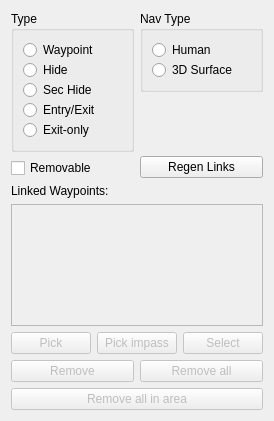
<?xml version="1.0" encoding="UTF-8"?>
<ui version="4.0">
 <class>AIPointPanel</class>
 <widget class="QWidget" name="AIPointPanel">
  <property name="geometry">
   <rect>
    <x>0</x>
    <y>0</y>
    <width>272</width>
    <height>421</height>
   </rect>
  </property>
  <layout class="QVBoxLayout" name="verticalLayout_5">
   <item>
    <layout class="QHBoxLayout" name="horizontalLayout_3">
     <item>
      <layout class="QVBoxLayout" name="verticalLayout_3">
       <item>
        <widget class="QGroupBox" name="typeGroup">
         <property name="title">
          <string>Type</string>
         </property>
         <layout class="QVBoxLayout" name="verticalLayout_2">
          <property name="spacing">
           <number>0</number>
          </property>
          <item>
           <widget class="QRadioButton" name="waypointRadio">
            <property name="text">
             <string>Waypoint</string>
            </property>
           </widget>
          </item>
          <item>
           <widget class="QRadioButton" name="hideRadio">
            <property name="text">
             <string>Hide</string>
            </property>
           </widget>
          </item>
          <item>
           <widget class="QRadioButton" name="secondaryHideRadio">
            <property name="text">
             <string>Sec Hide</string>
            </property>
           </widget>
          </item>
          <item>
           <widget class="QRadioButton" name="entryExitRadio">
            <property name="text">
             <string>Entry/Exit</string>
            </property>
           </widget>
          </item>
          <item>
           <widget class="QRadioButton" name="exitOnlyRadio">
            <property name="text">
             <string>Exit-only</string>
            </property>
           </widget>
          </item>
         </layout>
        </widget>
       </item>
       <item>
        <widget class="QCheckBox" name="removableCheck">
         <property name="text">
          <string>Removable</string>
         </property>
        </widget>
       </item>
      </layout>
     </item>
     <item>
      <layout class="QVBoxLayout" name="verticalLayout_4">
       <item>
        <widget class="QGroupBox" name="navigationTypeGroup">
         <property name="title">
          <string>Nav Type</string>
         </property>
         <layout class="QVBoxLayout" name="verticalLayout">
          <property name="spacing">
           <number>0</number>
          </property>
          <item>
           <widget class="QRadioButton" name="humanRadio">
            <property name="text">
             <string>Human</string>
            </property>
           </widget>
          </item>
          <item>
           <widget class="QRadioButton" name="threeDimensionalSurfaceRadio">
            <property name="text">
             <string>3D Surface</string>
            </property>
           </widget>
          </item>
         </layout>
        </widget>
       </item>
       <item>
        <spacer name="verticalSpacer">
         <property name="orientation">
          <enum>Qt::Vertical</enum>
         </property>
         <property name="sizeHint" stdset="0">
          <size>
           <width>20</width>
           <height>40</height>
          </size>
         </property>
        </spacer>
       </item>
       <item>
        <widget class="QPushButton" name="regenerateLinksButton">
         <property name="text">
          <string>Regen Links</string>
         </property>
        </widget>
       </item>
      </layout>
     </item>
    </layout>
   </item>
   <item>
    <widget class="QLabel" name="linkedWaypointsLabel">
     <property name="text">
      <string>Linked Waypoints:</string>
     </property>
     <property name="alignment">
      <set>Qt::AlignLeading|Qt::AlignLeft|Qt::AlignTop</set>
     </property>
    </widget>
   </item>
   <item>
    <widget class="QListView" name="nodesListView">
     <property name="enabled">
      <bool>false</bool>
     </property>
    </widget>
   </item>
   <item>
    <layout class="QHBoxLayout" name="horizontalLayout_2">
     <item>
      <widget class="QPickObjectButton" name="pickButton">
       <property name="enabled">
        <bool>false</bool>
       </property>
       <property name="text">
        <string>Pick</string>
       </property>
      </widget>
     </item>
     <item>
      <widget class="QPickObjectButton" name="pickImpassButton">
       <property name="enabled">
        <bool>false</bool>
       </property>
       <property name="text">
        <string>Pick impass</string>
       </property>
      </widget>
     </item>
     <item>
      <widget class="QPushButton" name="selectButton">
       <property name="enabled">
        <bool>false</bool>
       </property>
       <property name="text">
        <string>Select</string>
       </property>
      </widget>
     </item>
    </layout>
   </item>
   <item>
    <layout class="QHBoxLayout" name="horizontalLayout">
     <item>
      <widget class="QPushButton" name="removeButton">
       <property name="enabled">
        <bool>false</bool>
       </property>
       <property name="text">
        <string>Remove</string>
       </property>
      </widget>
     </item>
     <item>
      <widget class="QPushButton" name="removeAllButton">
       <property name="enabled">
        <bool>false</bool>
       </property>
       <property name="text">
        <string>Remove all</string>
       </property>
      </widget>
     </item>
    </layout>
   </item>
   <item>
    <widget class="QPushButton" name="removeAllInAreaButton">
     <property name="enabled">
      <bool>false</bool>
     </property>
     <property name="text">
      <string>Remove all in area</string>
     </property>
    </widget>
   </item>
  </layout>
 </widget>
 <customwidgets>
  <customwidget>
   <class>QPickObjectButton</class>
   <extends>QPushButton</extends>
   <header>Controls/PickObjectButton.h</header>
  </customwidget>
 </customwidgets>
 <tabstops>
  <tabstop>waypointRadio</tabstop>
  <tabstop>hideRadio</tabstop>
  <tabstop>secondaryHideRadio</tabstop>
  <tabstop>entryExitRadio</tabstop>
  <tabstop>exitOnlyRadio</tabstop>
  <tabstop>removableCheck</tabstop>
  <tabstop>humanRadio</tabstop>
  <tabstop>threeDimensionalSurfaceRadio</tabstop>
  <tabstop>regenerateLinksButton</tabstop>
  <tabstop>nodesListView</tabstop>
  <tabstop>pickButton</tabstop>
  <tabstop>pickImpassButton</tabstop>
  <tabstop>selectButton</tabstop>
  <tabstop>removeButton</tabstop>
  <tabstop>removeAllButton</tabstop>
  <tabstop>removeAllInAreaButton</tabstop>
 </tabstops>
 <resources/>
 <connections/>
</ui>
